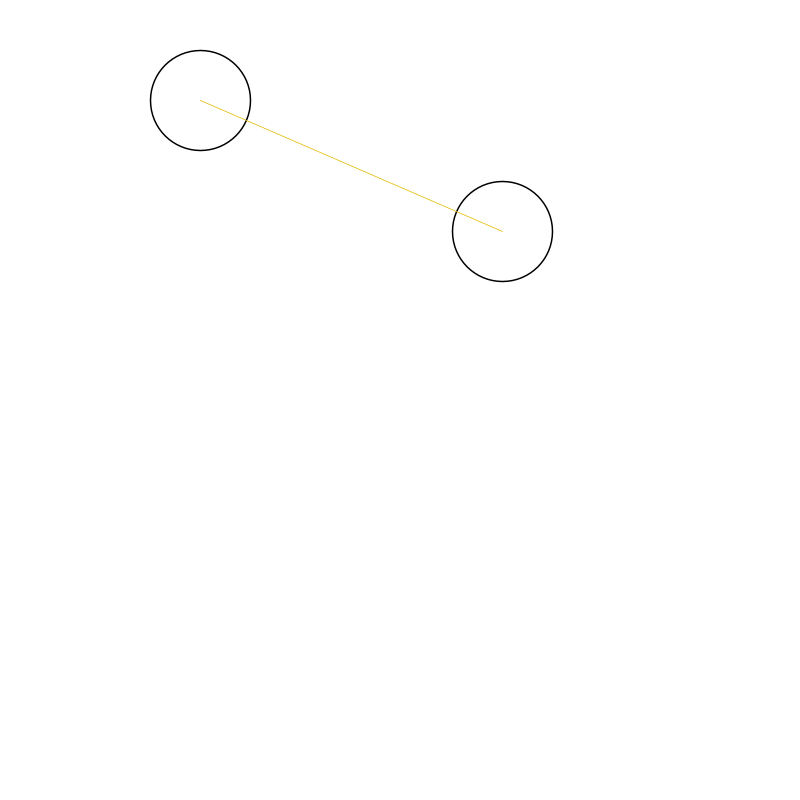
Frame 1 (no input)
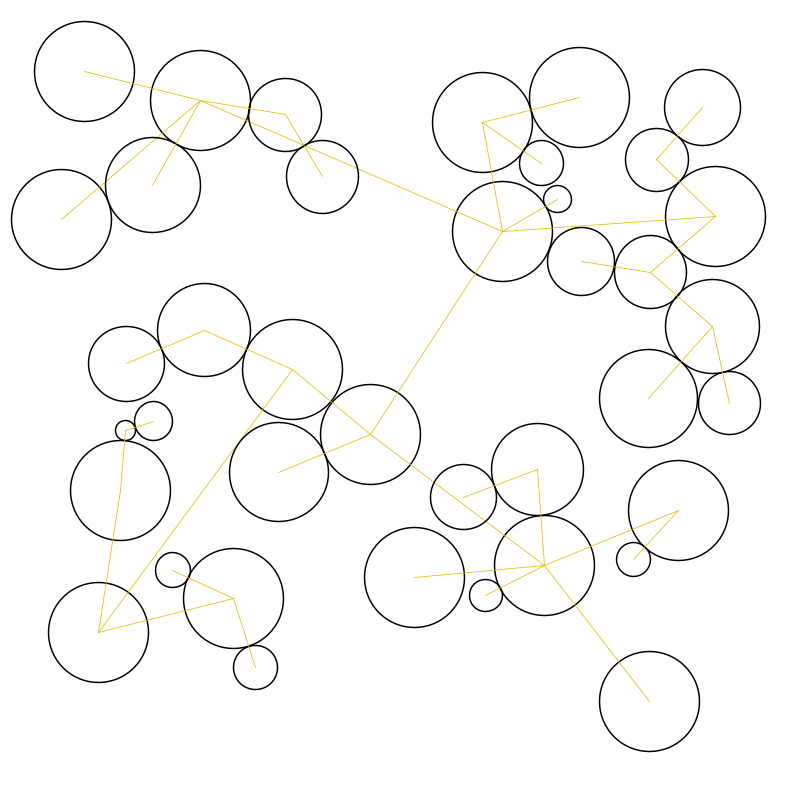
Frame 60 (the mouse pressed at the canvas centre just before this capture)
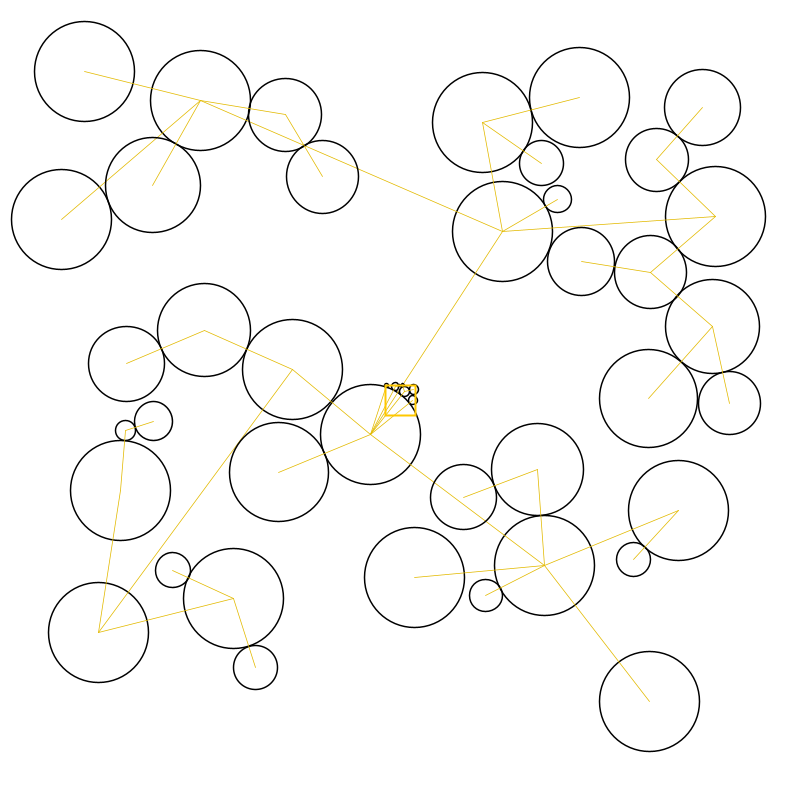
Frame 120 (the mouse held since frame 60 and released just before this capture)

The Processing sketch that drew these frames (run headless with seeded random() and noise(); from frame 60 on, the mouse is pressed at the canvas centre):

// Processing sketch: sketch_210615c
// ── sketch_210615c.pde

int maxCount = 5000;
int currentCount = 1;
float[] x = new float[maxCount];
float[] y = new float[maxCount];
float[] r = new float[maxCount];
int[] closestIndex = new int[maxCount];

float minRadius = 3;
float maxRadius = 50;

float mouseRect = 30;

void setup() {
  size(800, 800);
  noFill();
  smooth();
  cursor(CROSS);

  x[0] = 200;
  y[0] = 100;
  r[0] = 50;
  closestIndex[0] = 0;
}

void draw() {
  background(255);
  
  float newX = random(0+maxRadius, width-maxRadius);
  float newY = random(0+maxRadius, height-maxRadius);
  float newR = minRadius;

  if (mousePressed == true) {
    newX = random(mouseX-mouseRect/2, mouseX+mouseRect/2);
    newY = random(mouseY-mouseRect/2, mouseY+mouseRect/2);
    newR = 1;
  }

  boolean intersection = false;

  for(int i = 0; i < currentCount; i++) {
    float d = dist(newX, newY, x[i], y[i]);
    if (d < (newR + r[i])) {
      intersection = true;
      break;
    }
  }

  if (intersection == false) {
    float newRadius = width;
    for(int i = 0; i < currentCount; i++) {
      float d = dist(newX, newY, x[i], y[i]);
      if (newRadius > d-r[i]) {
        newRadius = d-r[i];
        closestIndex[currentCount] = i;
      }
    }
    if (newRadius > maxRadius) newRadius = maxRadius;

    x[currentCount] = newX;
    y[currentCount] = newY;
    r[currentCount] = newRadius;
    currentCount++;
  }

  for (int i = 0; i < currentCount; i++) {
    stroke(0);
    strokeWeight(1.5);
    ellipse(x[i], y[i], r[i]*2, r[i]*2);
    stroke(226, 185, 0);
    strokeWeight(0.75);
    int n = closestIndex[i];
    line(x[i], y[i], x[n], y[n]);
  }

  if (mousePressed == true) {
    stroke(255, 200, 0);
    strokeWeight(2);
    rect(mouseX-mouseRect/2, mouseY-mouseRect/2, mouseRect, mouseRect);
  }

  if (currentCount >= maxCount) noLoop();

}

void keyPressed() {
  if (keyCode == UP) mouseRect += 4;
  if (keyCode == DOWN) mouseRect -= 4;
}
